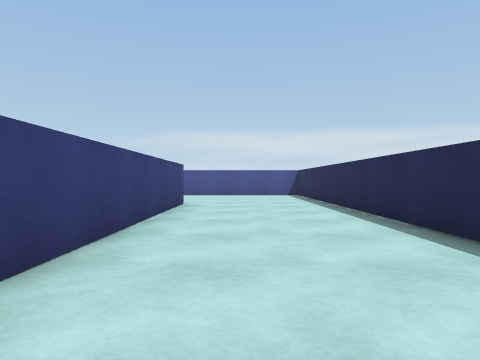
View 1 (above)

24 first-person views from a walk through a scene from a Unity 3-D project. The camera is 0.62 m above the floor, looks level and sees 70° across. The floor is counted in squares, 1 m on a side. Each view is taken from the middle of a square. On the plan, view 1 faces up. The plan holds only what a view shows up to about 10 squares ahead; the rest is blank. The place goes on beyond the plan. The player is left out.

View 2
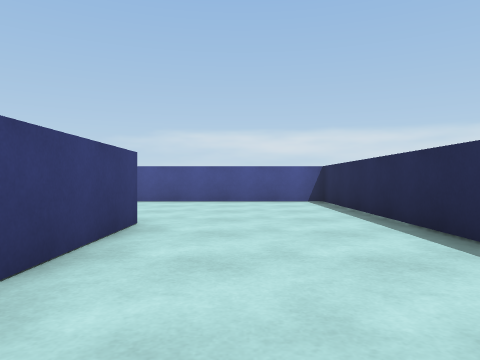

View 3
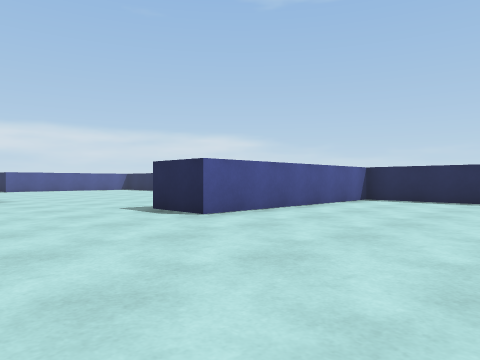

View 4
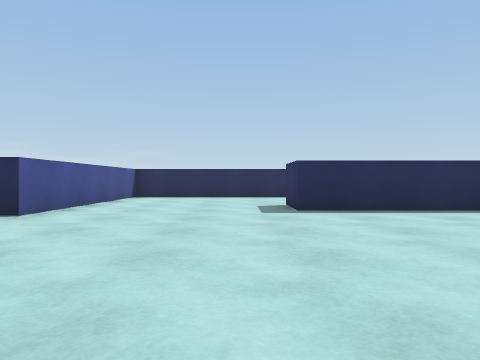

View 5
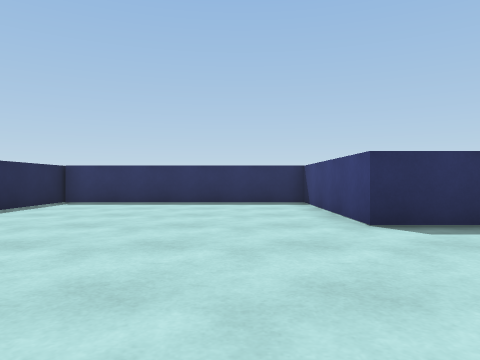

View 6
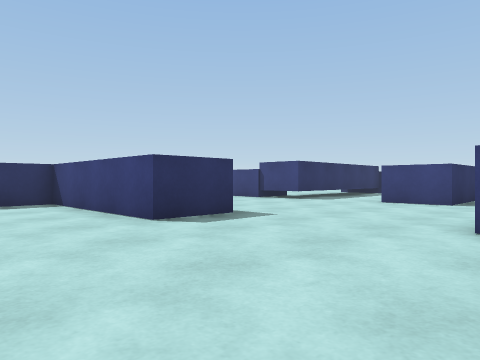

View 7
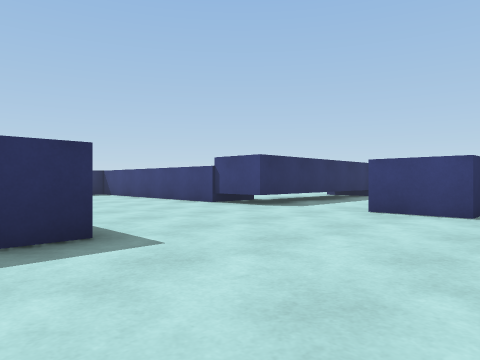

View 8
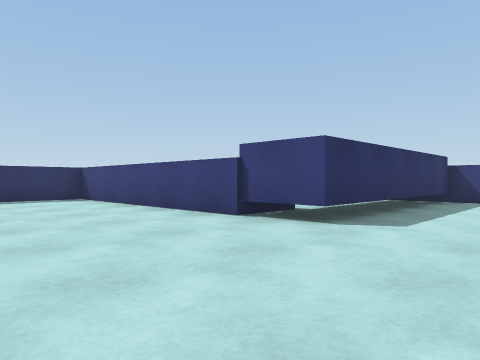

View 9
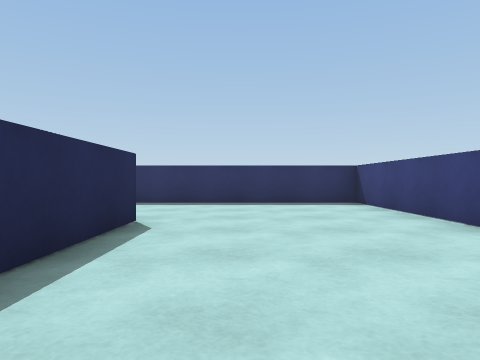

View 10
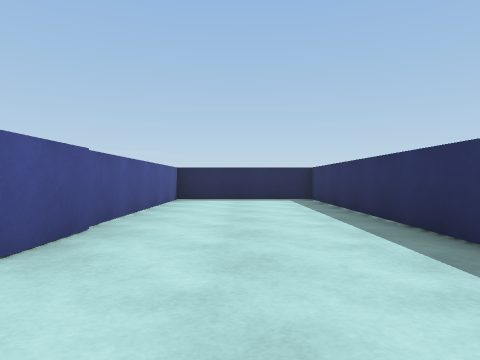

View 11
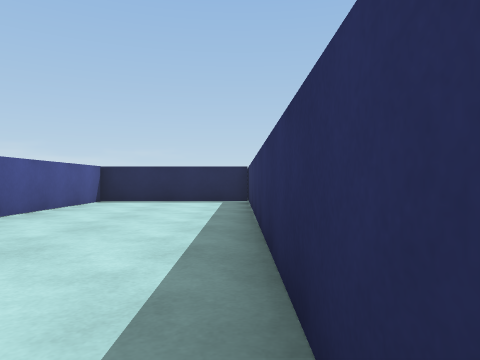

View 12
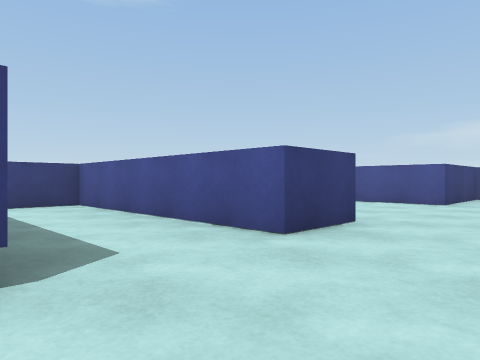

View 13
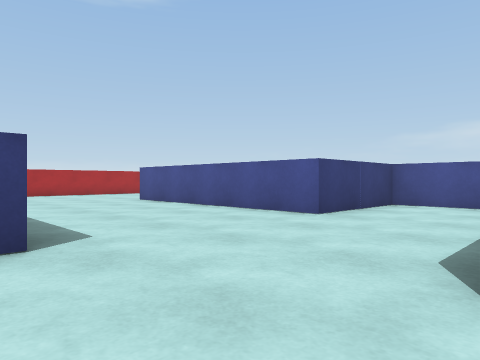

View 14
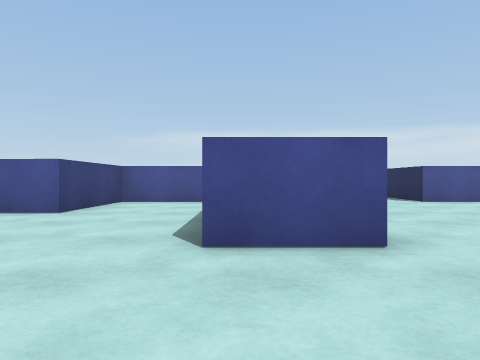

View 15
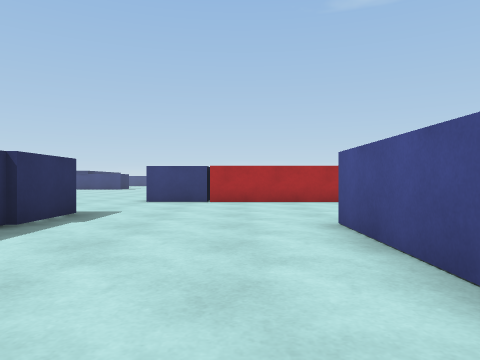

View 16
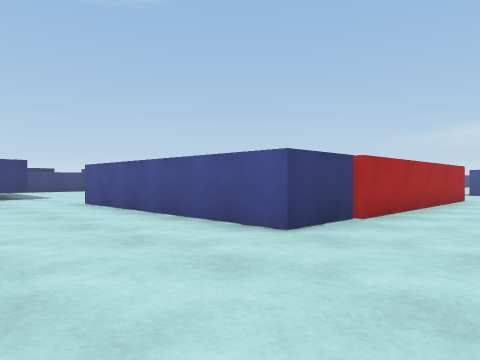

View 17
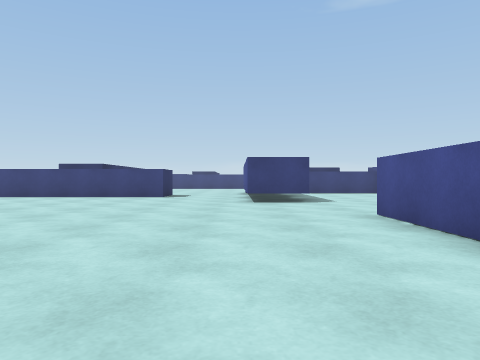

View 18
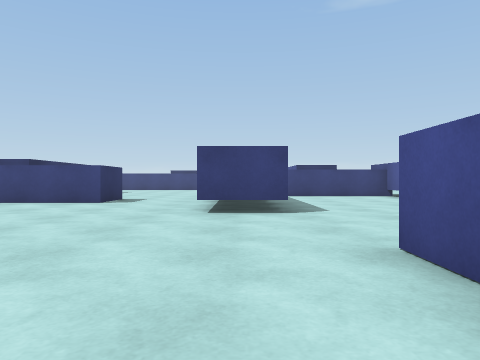

View 19
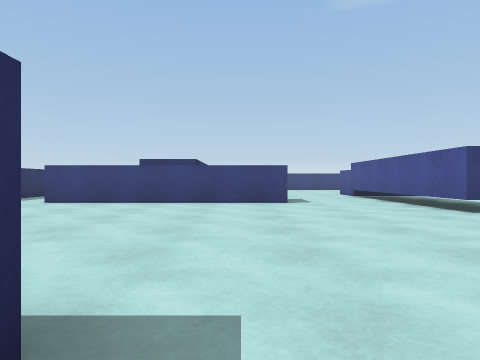

View 20
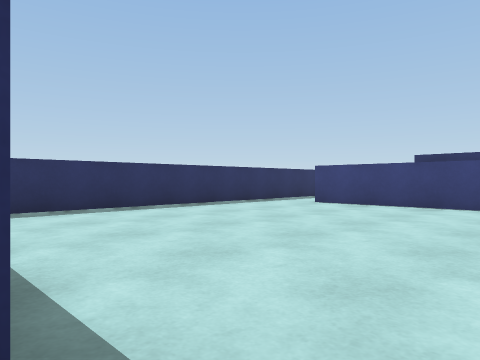

View 21
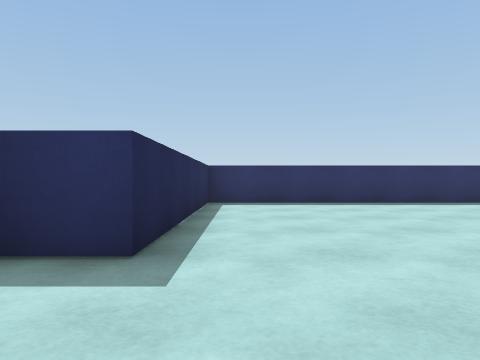

View 22
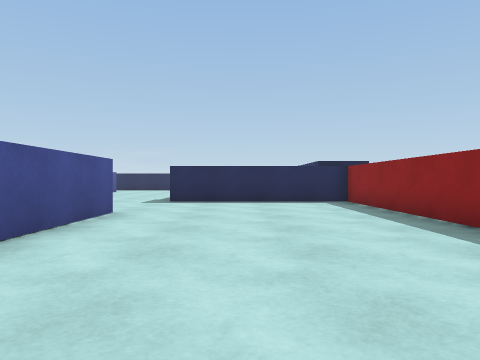

View 23
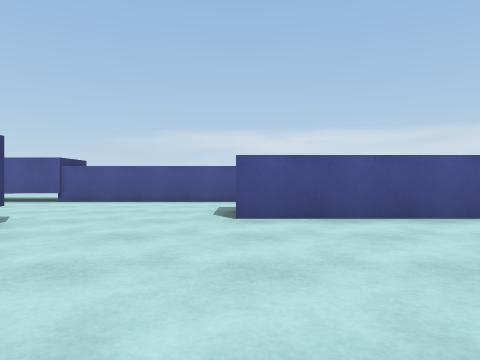

View 24
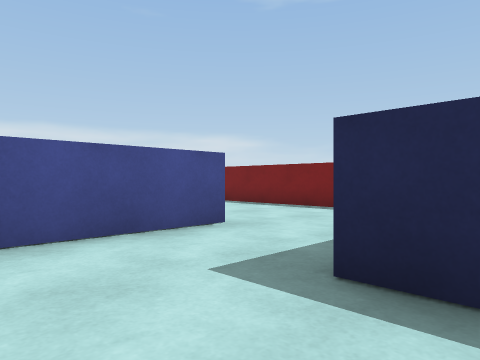

### Floor plan
Points are (right, up) in squares from view 1. A wall is a line through its corners. A room is listed if a view was taken in it or the views show most of it. See-through windows are left out.
Room 1 (views 1, 2, 3, 4, 5, 6, 7, 8, 9, 10, 11, 12, 13, 14, 15)
walls: (-11.6, 13.1) (-13.4, 13.1); (-14, 19.7) (-16.3, 19.7) (-16.4, 16.4) (-22.8, 16.4); (-6.1, 19.7) (-7.9, 19.7); (-11.5, 9.4) (-9.8, 9.4) (-9.8, 4.7) (-3.2, 4.7); (-18.7, 11.8) (-16.4, 11.8) (-16.4, 10.1) (-22.7, 10.1) (-22.7, 6.5); (-17.9, 5.8) (-16.2, 5.8) (-16.2, -1.3) (-3.1, -1.3) (-3.1, 3) (-11.4, 3) (-11.4, 5.9); (-24.3, 12) (-22.6, 12); (-3.1, 4.4) (-3.1, 8.8) (-1.5, 8.8) (-1.5, 2); (-22.6, 7.4) (-16.4, 7.4) (-16.4, 5.7); (-27.5, 20.7) (-27.5, 12.4); (-29.1, 16.9) (-29.1, 20.2); (2.4, 3.4) (2.4, 13.8) (-4.1, 13.8) (-4.1, 15.5); (-32.6, 16.7) (-34.6, 16.7)
ways out: opening at (-33.5, 15.5) to room 2; opening at (-26, 12.3) to room 2
Room 2 (views 16, 17, 18, 19, 20, 21, 22, 23, 24)
walls: (-37.4, 11.9) (-37.4, 10.2) (-41.1, 10.2); (-29.8, 7) (-24.3, 7) (-24.3, 12); (-34.1, 13.3) (-34.1, 14.2); (-41, 7.3) (-40.2, 7.3) (-40.2, 0.8); (-27.5, 12.4) (-34.1, 12.4); (-34.6, 16.7) (-40.6, 16.7); (-39.5, -1.3) (-32.1, -1.3) (-32.1, 5.3) (-31, 5.3)
ways out: opening at (-33.5, 15.5) to room 1; opening at (-26, 12.3) to room 1; opening at (-41, -0.5)

Where each view was taken, in squares from view 1:
view 1: 0 up, 0 right, facing up
view 2: 4 up, 0 right, facing up
view 3: 9 up, 8 left, facing up-right
view 4: 10 up, 10 left, facing right
view 5: 14 up, 8 left, facing down
view 6: 14 up, 7 left, facing down-left
view 7: 13 up, 10 left, facing down-left
view 8: 10 up, 12 left, facing down-left
view 9: 8 up, 13 left, facing down
view 10: 1 up, 14 left, facing right
view 11: 1 down, 13 left, facing right
view 12: 7 up, 14 left, facing up-left
view 13: 11 up, 13 left, facing up-left
view 14: 10 up, 13 left, facing up
view 15: 15 up, 18 left, facing left
view 16: 9 up, 25 left, facing up-left
view 17: 10 up, 28 left, facing left
view 18: 11 up, 31 left, facing left
view 19: 6 up, 31 left, facing left
view 20: 6 up, 32 left, facing down-left
view 21: 8 up, 33 left, facing down
view 22: 10 up, 34 left, facing right
view 23: 7 up, 34 left, facing up
view 24: 13 up, 36 left, facing up-right
